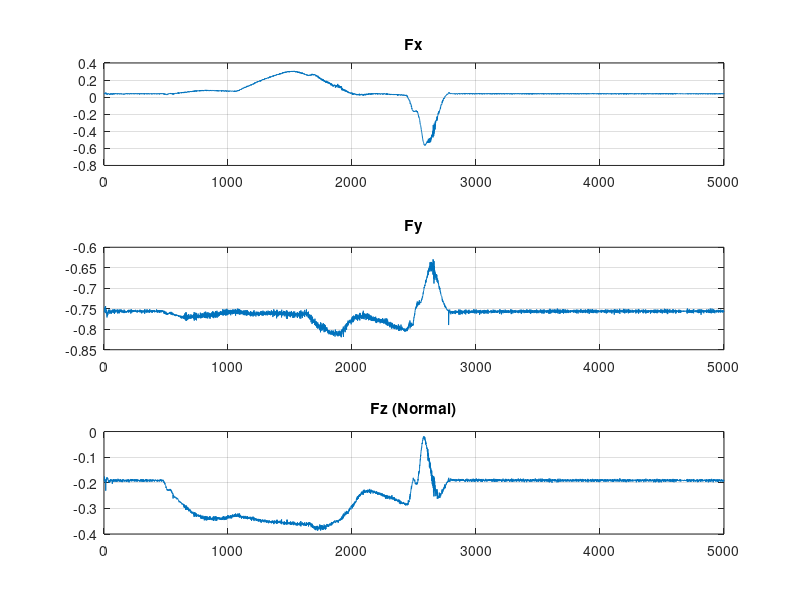
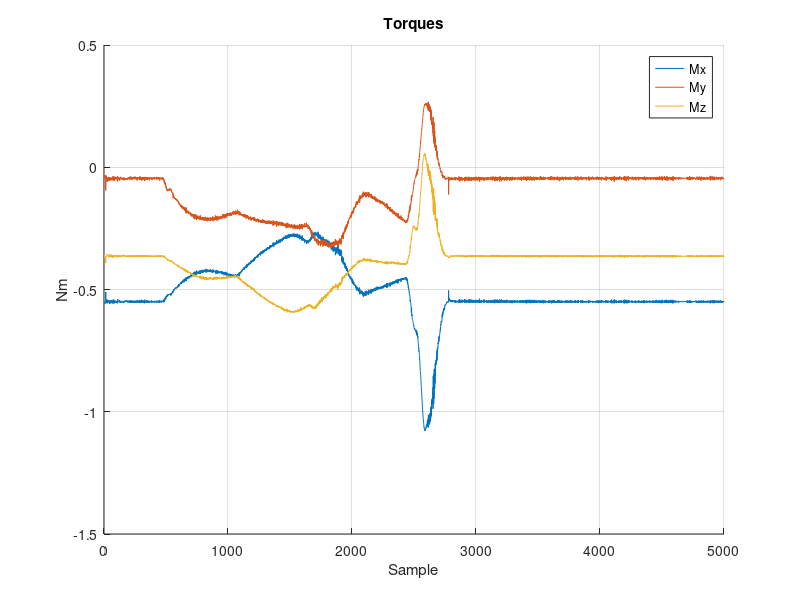
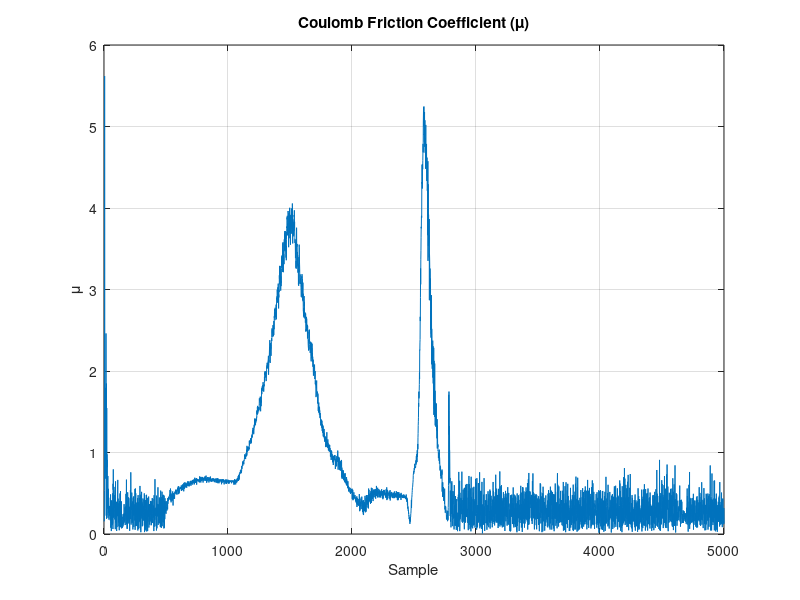

These figures' MATLAB source, in order:
clc;
clear;
close all;
%% --- Load Data ---
load("Pdata7.mat")   % Make sure Pdata7 exists in workspace

%% --- Calibration Matrix (6x6) ---
nanoCalibMatrix = [0.026350, 0.057250, -0.168980, -3.362720, 0.1599000, 3.37204;
                   0.039660, 3.972550, -0.152510, -1.870750, -0.079070, -2.01298;
                   3.759480, -0.06271, 3.785160,  -0.056060, 3.7825700, -0.19971;
                  -0.515690, 24.65602, 19.68848,  -11.89616, -21.76668, -11.4045;
                  -24.92166, 0.092610, 12.63655,   20.64617, 11.455150, -21.56128;
                   0.091560, 14.93053, 0.648980,   14.11840, 0.8499500, 15.119190];

%% --- Offset Vector (6x1) ---
NanoOffset = [-0.0437359113489638;
               0.756998832187297;
               0.180791924759231;
               0.552210975876987;
               0.0372213444991813;
               0.361092663140281];

%% --- Extract Raw Sensor Output (Nx6) ---
Output = Pdata7(:,13:18);   % Nx6


Output_corrected = Output / nanoCalibMatrix';


Input = Output_corrected - NanoOffset';



%% --- Rename Columns for Clarity ---
Fx = Input(:,1);
Fy = Input(:,2);
Fz = Input(:,3);
Mx = Input(:,4);
My = Input(:,5);
Mz = Input(:,6);

xx = Pdata7(:,13);
yy  = Pdata7(:,14);
zz = Pdata7(:,15);

%% --- Compute Tangential Force & Coulomb Friction ---
Ft = sqrt(xx.^2 + yy.^2);          % Tangential force magnitude
epsilon = 1e-6;                     % Avoid divide by zero
mu = Ft ./ (abs(zz) + epsilon);     % Coulomb friction coefficient

%% --- Optional: Plot Forces ---
figure;
subplot(3,1,1)
plot(Fx); title('Fx'); grid on;

subplot(3,1,2)
plot(Fy); title('Fy'); grid on;

subplot(3,1,3)
plot(Fz); title('Fz (Normal)'); grid on;

%% --- Plot Torques ---
figure; hold on; grid on;
plot(Mx); plot(My); plot(Mz);
legend('Mx','My','Mz'); title('Torques'); xlabel('Sample'); ylabel('Nm');

%% --- Plot Coulomb Friction Coefficient ---
figure;
plot(mu); grid on;
title('Coulomb Friction Coefficient (\mu)');
xlabel('Sample'); ylabel('\mu');
